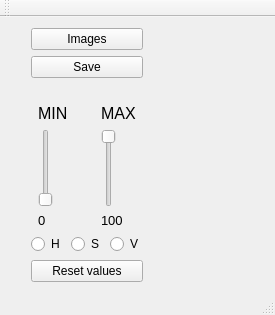
<?xml version="1.0" encoding="UTF-8"?>
<ui version="4.0">
 <class>MainWindow</class>
 <widget class="QMainWindow" name="MainWindow">
  <property name="geometry">
   <rect>
    <x>0</x>
    <y>0</y>
    <width>275</width>
    <height>315</height>
   </rect>
  </property>
  <property name="sizePolicy">
   <sizepolicy hsizetype="Expanding" vsizetype="Expanding">
    <horstretch>0</horstretch>
    <verstretch>0</verstretch>
   </sizepolicy>
  </property>
  <property name="windowTitle">
   <string>MainWindow</string>
  </property>
  <widget class="QWidget" name="centralWidget">
   <layout class="QFormLayout" name="formLayout">
    <item row="0" column="0">
     <layout class="QHBoxLayout" name="horizontalLayout_7">
      <item>
       <layout class="QGridLayout" name="gridLayout_3">
        <item row="0" column="0">
         <layout class="QVBoxLayout" name="verticalLayout_5">
          <item>
           <layout class="QGridLayout" name="gridLayout_2">
            <item row="0" column="0">
             <spacer name="verticalSpacer_4">
              <property name="orientation">
               <enum>Qt::Vertical</enum>
              </property>
              <property name="sizeType">
               <enum>QSizePolicy::Fixed</enum>
              </property>
              <property name="sizeHint" stdset="0">
               <size>
                <width>20</width>
                <height>40</height>
               </size>
              </property>
             </spacer>
            </item>
            <item row="0" column="1">
             <layout class="QVBoxLayout" name="verticalLayout_3">
              <item>
               <widget class="QPushButton" name="pushButton">
                <property name="text">
                 <string>Images</string>
                </property>
               </widget>
              </item>
              <item>
               <widget class="QPushButton" name="pushButton_2">
                <property name="text">
                 <string>Save</string>
                </property>
               </widget>
              </item>
             </layout>
            </item>
            <item row="0" column="2">
             <spacer name="verticalSpacer_5">
              <property name="orientation">
               <enum>Qt::Vertical</enum>
              </property>
              <property name="sizeType">
               <enum>QSizePolicy::Fixed</enum>
              </property>
              <property name="sizeHint" stdset="0">
               <size>
                <width>20</width>
                <height>40</height>
               </size>
              </property>
             </spacer>
            </item>
           </layout>
          </item>
          <item>
           <spacer name="horizontalSpacer">
            <property name="orientation">
             <enum>Qt::Horizontal</enum>
            </property>
            <property name="sizeType">
             <enum>QSizePolicy::Fixed</enum>
            </property>
            <property name="sizeHint" stdset="0">
             <size>
              <width>108</width>
              <height>20</height>
             </size>
            </property>
           </spacer>
          </item>
         </layout>
        </item>
        <item row="1" column="0">
         <layout class="QHBoxLayout" name="horizontalLayout_3">
          <item>
           <spacer name="verticalSpacer_7">
            <property name="orientation">
             <enum>Qt::Vertical</enum>
            </property>
            <property name="sizeHint" stdset="0">
             <size>
              <width>20</width>
              <height>128</height>
             </size>
            </property>
           </spacer>
          </item>
          <item>
           <layout class="QHBoxLayout" name="horizontalLayout">
            <item>
             <layout class="QVBoxLayout" name="verticalLayout_2">
              <item>
               <widget class="QLabel" name="label_6">
                <property name="sizePolicy">
                 <sizepolicy hsizetype="Fixed" vsizetype="Fixed">
                  <horstretch>0</horstretch>
                  <verstretch>0</verstretch>
                 </sizepolicy>
                </property>
                <property name="font">
                 <font>
                  <pointsize>12</pointsize>
                 </font>
                </property>
                <property name="text">
                 <string>MIN</string>
                </property>
               </widget>
              </item>
              <item>
               <widget class="QSlider" name="verticalSlider">
                <property name="orientation">
                 <enum>Qt::Vertical</enum>
                </property>
               </widget>
              </item>
              <item>
               <widget class="QLabel" name="label_3">
                <property name="sizePolicy">
                 <sizepolicy hsizetype="Fixed" vsizetype="Fixed">
                  <horstretch>0</horstretch>
                  <verstretch>0</verstretch>
                 </sizepolicy>
                </property>
                <property name="font">
                 <font>
                  <pointsize>10</pointsize>
                 </font>
                </property>
                <property name="text">
                 <string>0</string>
                </property>
               </widget>
              </item>
             </layout>
            </item>
            <item>
             <spacer name="verticalSpacer">
              <property name="orientation">
               <enum>Qt::Vertical</enum>
              </property>
              <property name="sizeHint" stdset="0">
               <size>
                <width>20</width>
                <height>148</height>
               </size>
              </property>
             </spacer>
            </item>
            <item>
             <layout class="QVBoxLayout" name="verticalLayout">
              <item>
               <widget class="QLabel" name="label_5">
                <property name="sizePolicy">
                 <sizepolicy hsizetype="Fixed" vsizetype="Fixed">
                  <horstretch>0</horstretch>
                  <verstretch>0</verstretch>
                 </sizepolicy>
                </property>
                <property name="font">
                 <font>
                  <pointsize>12</pointsize>
                 </font>
                </property>
                <property name="text">
                 <string>MAX</string>
                </property>
               </widget>
              </item>
              <item>
               <widget class="QSlider" name="verticalSlider_2">
                <property name="value">
                 <number>0</number>
                </property>
                <property name="orientation">
                 <enum>Qt::Vertical</enum>
                </property>
                <property name="invertedAppearance">
                 <bool>true</bool>
                </property>
                <property name="invertedControls">
                 <bool>false</bool>
                </property>
               </widget>
              </item>
              <item>
               <widget class="QLabel" name="label_4">
                <property name="sizePolicy">
                 <sizepolicy hsizetype="Fixed" vsizetype="Fixed">
                  <horstretch>0</horstretch>
                  <verstretch>0</verstretch>
                 </sizepolicy>
                </property>
                <property name="font">
                 <font>
                  <pointsize>10</pointsize>
                 </font>
                </property>
                <property name="text">
                 <string>100</string>
                </property>
               </widget>
              </item>
             </layout>
            </item>
           </layout>
          </item>
          <item>
           <spacer name="verticalSpacer_6">
            <property name="orientation">
             <enum>Qt::Vertical</enum>
            </property>
            <property name="sizeHint" stdset="0">
             <size>
              <width>20</width>
              <height>128</height>
             </size>
            </property>
           </spacer>
          </item>
         </layout>
        </item>
        <item row="2" column="0">
         <layout class="QGridLayout" name="gridLayout">
          <item row="0" column="0">
           <spacer name="verticalSpacer_2">
            <property name="orientation">
             <enum>Qt::Vertical</enum>
            </property>
            <property name="sizeType">
             <enum>QSizePolicy::Fixed</enum>
            </property>
            <property name="sizeHint" stdset="0">
             <size>
              <width>20</width>
              <height>40</height>
             </size>
            </property>
           </spacer>
          </item>
          <item row="0" column="1">
           <layout class="QVBoxLayout" name="verticalLayout_4">
            <item>
             <layout class="QHBoxLayout" name="horizontalLayout_2">
              <item>
               <widget class="QRadioButton" name="radioButton">
                <property name="sizePolicy">
                 <sizepolicy hsizetype="Fixed" vsizetype="Fixed">
                  <horstretch>0</horstretch>
                  <verstretch>0</verstretch>
                 </sizepolicy>
                </property>
                <property name="text">
                 <string>H</string>
                </property>
               </widget>
              </item>
              <item>
               <widget class="QRadioButton" name="radioButton_2">
                <property name="sizePolicy">
                 <sizepolicy hsizetype="Fixed" vsizetype="Fixed">
                  <horstretch>0</horstretch>
                  <verstretch>0</verstretch>
                 </sizepolicy>
                </property>
                <property name="text">
                 <string>S</string>
                </property>
               </widget>
              </item>
              <item>
               <widget class="QRadioButton" name="radioButton_3">
                <property name="sizePolicy">
                 <sizepolicy hsizetype="Fixed" vsizetype="Fixed">
                  <horstretch>0</horstretch>
                  <verstretch>0</verstretch>
                 </sizepolicy>
                </property>
                <property name="text">
                 <string>V</string>
                </property>
               </widget>
              </item>
             </layout>
            </item>
            <item>
             <widget class="QPushButton" name="pushButton_3">
              <property name="text">
               <string>Reset values</string>
              </property>
             </widget>
            </item>
           </layout>
          </item>
          <item row="0" column="2">
           <spacer name="verticalSpacer_3">
            <property name="orientation">
             <enum>Qt::Vertical</enum>
            </property>
            <property name="sizeType">
             <enum>QSizePolicy::Fixed</enum>
            </property>
            <property name="sizeHint" stdset="0">
             <size>
              <width>20</width>
              <height>40</height>
             </size>
            </property>
           </spacer>
          </item>
         </layout>
        </item>
       </layout>
      </item>
      <item>
       <spacer name="verticalSpacer_10">
        <property name="orientation">
         <enum>Qt::Vertical</enum>
        </property>
        <property name="sizeHint" stdset="0">
         <size>
          <width>20</width>
          <height>258</height>
         </size>
        </property>
       </spacer>
      </item>
      <item>
       <layout class="QVBoxLayout" name="verticalLayout_6">
        <item>
         <layout class="QHBoxLayout" name="horizontalLayout_5">
          <item>
           <spacer name="verticalSpacer_8">
            <property name="orientation">
             <enum>Qt::Vertical</enum>
            </property>
            <property name="sizeHint" stdset="0">
             <size>
              <width>20</width>
              <height>40</height>
             </size>
            </property>
           </spacer>
          </item>
          <item>
           <widget class="QLabel" name="label_2">
            <property name="sizePolicy">
             <sizepolicy hsizetype="Expanding" vsizetype="Expanding">
              <horstretch>0</horstretch>
              <verstretch>0</verstretch>
             </sizepolicy>
            </property>
            <property name="text">
             <string> </string>
            </property>
           </widget>
          </item>
         </layout>
        </item>
        <item>
         <layout class="QHBoxLayout" name="horizontalLayout_4">
          <item>
           <spacer name="horizontalSpacer_3">
            <property name="orientation">
             <enum>Qt::Horizontal</enum>
            </property>
            <property name="sizeType">
             <enum>QSizePolicy::Fixed</enum>
            </property>
            <property name="sizeHint" stdset="0">
             <size>
              <width>13</width>
              <height>20</height>
             </size>
            </property>
           </spacer>
          </item>
          <item>
           <spacer name="horizontalSpacer_2">
            <property name="orientation">
             <enum>Qt::Horizontal</enum>
            </property>
            <property name="sizeHint" stdset="0">
             <size>
              <width>40</width>
              <height>20</height>
             </size>
            </property>
           </spacer>
          </item>
         </layout>
        </item>
        <item>
         <layout class="QHBoxLayout" name="horizontalLayout_6">
          <item>
           <spacer name="verticalSpacer_9">
            <property name="orientation">
             <enum>Qt::Vertical</enum>
            </property>
            <property name="sizeHint" stdset="0">
             <size>
              <width>20</width>
              <height>40</height>
             </size>
            </property>
           </spacer>
          </item>
          <item>
           <widget class="QLabel" name="label">
            <property name="sizePolicy">
             <sizepolicy hsizetype="Expanding" vsizetype="Expanding">
              <horstretch>0</horstretch>
              <verstretch>0</verstretch>
             </sizepolicy>
            </property>
            <property name="text">
             <string> </string>
            </property>
           </widget>
          </item>
         </layout>
        </item>
       </layout>
      </item>
     </layout>
    </item>
   </layout>
  </widget>
  <widget class="QMenuBar" name="menuBar">
   <property name="geometry">
    <rect>
     <x>0</x>
     <y>0</y>
     <width>275</width>
     <height>23</height>
    </rect>
   </property>
  </widget>
  <widget class="QToolBar" name="mainToolBar">
   <attribute name="toolBarArea">
    <enum>TopToolBarArea</enum>
   </attribute>
   <attribute name="toolBarBreak">
    <bool>false</bool>
   </attribute>
  </widget>
  <widget class="QStatusBar" name="statusBar"/>
 </widget>
 <layoutdefault spacing="6" margin="11"/>
 <resources/>
 <connections/>
</ui>
